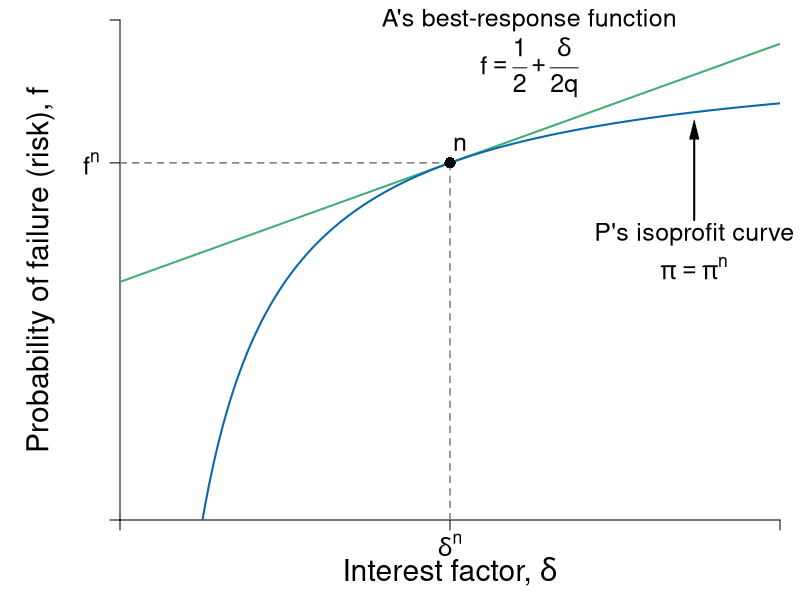

This figure's R source:
#Graph Designer: Simon Halliday, Scott Cohn, Harriet Brookes Gray
#Authors: Bowles and Halliday
#Title: Coordination, Conflict and Competition: A Text in Microeconomics

library(shape)
pdf(file = "credit/non_contractual_risk_sparse.pdf", width = 8, height = 6)

#Set parameters for graphics
pointsize <- 1.8
axislabelsize <- 1.8
labelsize <- 1.5
namesize <- 1.8
annotatesize <- 1.5
graphlinewidth <- 2
segmentlinewidth <- 1.5

COL <- c("#7fc97f", "#beaed4", "#fdc086", "#ffff99", "#386cb0", "#f0027f", "#bf5b17", "#666666")
COLA <- c("#e0f3db", "#99d8c9","#66c2a4","#41ae76", "#238b45", "#005824")
COLB <- c("#c6dbef", "#4eb3d3", "#2b8cbe", "#0868ac","#084081")
COLC <- c("#fcfbfd", "#efedf5", "#dadaeb", "#bcbddc", "#9e9ac8", "#807dba", "#6a51a3", "#54278f", "#3f007d")
grays <- gray.colors(25, start = 1, end = 0)

#Edited the margins to cater for the larger LHS labels
par(mar =  c(4, 6, 1, 1))

brfFn <- function(delta, q = 1) {
  .5 + (delta / (2 * q)) 
}

PCFn <- function(delta, q = 1) {
  delta/q
}

isoreturnFn <- function(delta, pi=0.125) {
  1 - (pi)/delta
}


yFn <- function(d1, f1, q = 1){
  q*f1*(1 - f1) - d1*(1 - f1)
}

profitFn <- function(d1, q = 1){
  d1/2 - (1/(2*q))*(d1)^2
}

ylow <- function(delta, q = 1, ybar = 0.0625){
  (-sqrt(delta^2 - 2*delta*q + q^2 - 4*q*ybar) + delta + q)/(2*q)
}

yhigh <- function(delta, q = 1, ybar = 0.0625){
  (sqrt(delta^2 - 2*delta*q + q^2 - 4*q*ybar) + delta + q)/(2*q)
}

xlims <- c(0, 1)
ylims <- c(0, 1.05)

npts <- 501 
d1 <- seq(xlims[1], xlims[2], length.out = npts)
f1 <- seq(ylims[1], ylims[2], length.out = npts) 
a <- c(0.0625)

plot(0, 0, xlim = xlims, ylim = ylims, type = "n",
     xlab = expression(paste("")),
     ylab = expression(paste("")), 
     xaxt = "n", 
     yaxt = "n", 
     cex.lab = axislabelsize, 
     bty = "n", 
     xaxs = "i", 
     yaxs = "i"
)


ticksy <- c(ylims[1], brfFn(delta = 0.5), ylims[2])
ylabels <- c(NA, expression(paste(f^{n})), NA)
ticksx <- c(xlims[1], 0.5, xlims[2])
xlabels <- c(NA, expression(paste(delta^{n})), NA)

axis(1, at = ticksx, pos = 0, labels = xlabels, cex.axis = labelsize)
axis(2, at = ticksy, pos = 0, labels = ylabels, las = 1, cex.axis = labelsize)

npts <- 503 
xx1 <- seq(xlims[1], xlims[2], length.out = npts)
xx2 <- seq(0, 1, length.out = npts)

#xpoly1 <- seq(from = 0.168, to = 0.5, length.out = 500)
#ypoly1 <- ylow(xpoly1)
#ypoly2 <- isoreturnFn(xpoly1)
#polygon(x = c(xpoly1, rev(xpoly1)), y = c(ypoly1, rev(ypoly2)), col = COL[4], density = NULL, border = NA)


#Draw the graphs
lines(xx1, brfFn(xx1), col = COLA[4], lwd = graphlinewidth)
#lines(xx1, PCFn(xx1), col = COLA[2], lwd = graphlinewidth)
lines(xx1, isoreturnFn(xx1), col = COLB[4], lwd = graphlinewidth)

#Axis labels
mtext(expression(paste("Interest factor, ", delta)), side = 1, line = 2.5, cex = axislabelsize)
text(-0.12, 0.5*(ylims[2]), expression(paste("Probability of failure (risk), ", f)), xpd = TRUE, cex = axislabelsize, srt = 90) 


# contour(d1, f1,
#         outer(d1, f1, yFn),
#         drawlabels = FALSE,
#         col = COLA[3],
#         lwd = graphlinewidth,
#         levels = a,
#         xaxs = "i",
#         yaxs = "i",
#         add = TRUE)
# 

segments(0.5, 0, 0.5, brfFn(delta = 0.5), lty = 2, col = grays[20] , lwd = segmentlinewidth)
segments(0, brfFn(delta = 0.5), 0.5, brfFn(delta = 0.5), lty = 2, col = grays[20] , lwd = segmentlinewidth)

#Annotate points (4,4),(2,8),(8,2) on feasibility frontier
text(0.5 + 0.015, isoreturnFn(0.5) + 0.04, expression(paste(n)), cex = labelsize)
points(0.5, isoreturnFn(0.5), pch = 16, col = "black", cex = 1.5)

#text(0.375 + 0.02, 0.6 + 0.03, expression(paste(b)), cex = labelsize)
#points(0.375, 0.6, pch = 16, col = "black", cex = 1.5)

#text(0.2, 0.85, expression(paste(y == y^{n})), cex = labelsize)

text(0.62, 1.05, expression(paste("A's best-response function")), cex = labelsize, xpd = TRUE)
text(0.62, 0.95, expression(paste(f == frac(1,2) + frac(delta, 2*q))), cex = labelsize)

#text(0.64, 0.4, expression(paste("A's participation")), cex = labelsize)
#text(0.64, 0.34, expression(paste("constraint")), cex = labelsize)
#text(0.64, 0.22, expression(paste(f == frac(delta, q))), cex = labelsize)
#Arrows(0.64, 0.44, 0.64, 0.58, col = "black", lty = 1, lwd = 2, arr.type = "triangle", arr.lwd = 0.5)


text(0.87, 0.6, expression(paste("P's isoprofit curve")), cex = labelsize, xpd = TRUE)
text(0.87, 0.53, expression(paste(pi == pi^{n})), cex = labelsize, xpd = TRUE)
Arrows(0.87, 0.63, 0.87, 0.82, col = "black", lty = 1, lwd = 2, arr.type = "triangle", arr.lwd = 0.5)

#text(0.3, 0.13, expression(paste("Pareto-improving")), cex = labelsize)
#text(0.3, 0.07, expression(paste("lens")), cex = labelsize)
#Arrows(0.3, 0.18, 0.3, 0.5, col = "black", lty = 1, lwd = 2, arr.type = "triangle", arr.lwd = 0.5)


dev.off()
